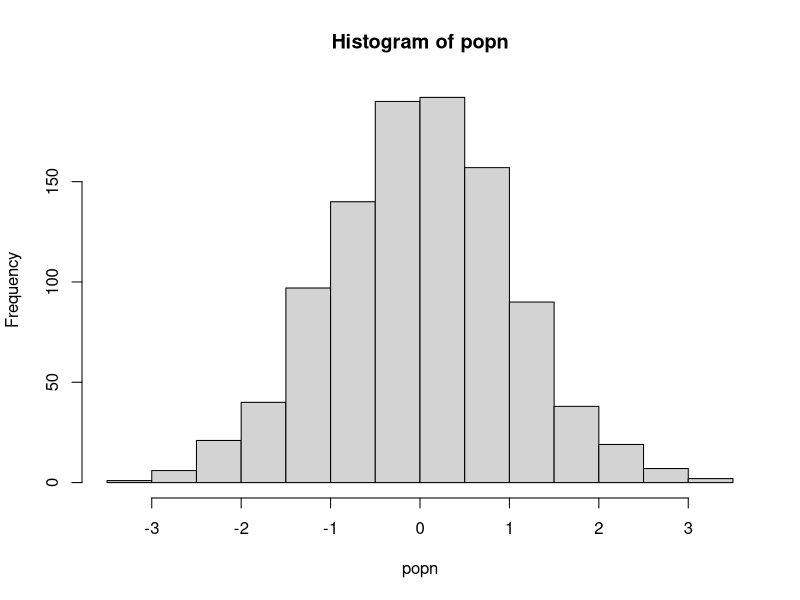

This chart was generated by the following R code:
######### Functions #########

## A function to take a smaple of size n from a population "popn" and return its mean
myexperiment <- function(popn,n){
    pop_sample <- sample(popn, n, replace = FALSE)
    return(mean(pop_sample))
}

## Calculate means using a for loop without preallocation:
loopy_sample1 <- function(popn, n, num){
    result1 <- vector() #Initialize empty vector of size 1
    for(i in 1:num){
            result1 <- c(result1, myexperiment(popn, n))
    }
    return(result1)
}

## To run "num" iterations of the experiment using a for loop on vector with preallocation:
loopy_sample2 <- function(popn, n, num){
    result2 <- vector(,num) #Preallocate expected size
    for(i in 1:num){
        result2[i] <- myexperiment(popn, n)
    }
    return(result2)
}

## To run "num" iterations of the experiment using a for loop on a list with preallocation:
loopy_sample3 <- function(popn, n, num){
    result3 <- vector("list", num) #Preallocate expected size
    for(i in 1:num){
            result3[[i]] <- myexperiment(popn, n)
    }
    return(result3)
}

## To run "num" iterations of the experiment using vectorization with lapply:
lapply_sample <- function(popn, n, num){
    result4 <- lapply(1:num, function(i) myexperiment(popn, n))
    return(result4)
}

## To run "num" iterations of the experiment using vectorization with lapply:
sapply_sample <- function(popn, n, num){
    result5 <- sapply(1:num, function(i) myexperiment(popn, n))
    return(result5)
}

popn <- rnorm(1000) # Generate the population
hist(popn)

n <- 20 # sample size
num <- 1000 #Number of times to rerun the experiment

print("The loopy, non-preallocation approach takes:" )
print(system.time(loopy_sample1(popn, n, num)))

print("The loopy, but with preallocation approach takes:" )
print(system.time(loopy_sample2(popn, n, num)))

print("The loopy, non-preallocation approach takes:" )
print(system.time(loopy_sample3(popn, n, num)))

print("The vectorized sapply approach takes:" )
print(system.time(sapply_sample(popn, n, num)))

print("The vectorized lapply approach takes:" )
print(system.time(lapply_sample(popn, n, num)))
